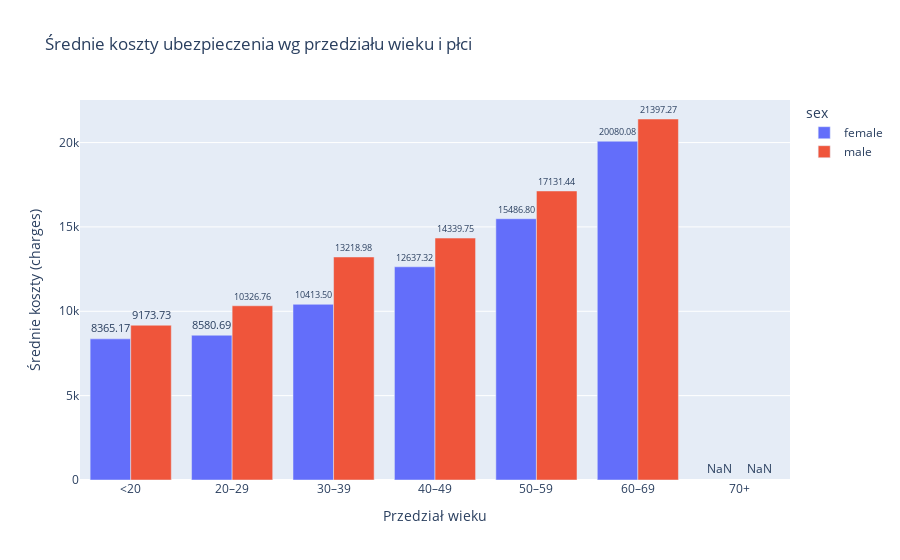

Source (notebook cell):
### Code cell
bins = [0, 20, 30, 40, 50, 60, 70, 100]
labels = ['<20', '20–29', '30–39', '40–49', '50–59', '60–69', '70+']
data['age_group'] = pd.cut(data['age'], bins=bins, labels=labels, right=False)

avg_by_age_sex = data.groupby(['age_group', 'sex'])['charges'].mean().reset_index()
avg_by_age_sex['sex'] = avg_by_age_sex['sex'].map({0: 'female', 1: 'male'})

fig_age_sex = px.bar(
    avg_by_age_sex, x='age_group', y='charges', color='sex', barmode='group',
    title="Średnie koszty ubezpieczenia wg przedziału wieku i płci",
    text='charges'
)
fig_age_sex.update_traces(texttemplate='%{text:.2f}', textposition='outside')
fig_age_sex.update_layout(xaxis_title="Przedział wieku", yaxis_title="Średnie koszty (charges)")
fig_age_sex.show()

### Figure 1 — Plotly figure (JSON) as saved in the notebook; plotly's stock layout.template omitted (floating-point values rounded to 4 significant figures)
{"data": [{"alignmentgroup": "True", "hovertemplate": "sex=female<br>age_group=%{x}<br>charges=%{text}<extra></extra>", "legendgroup": "female", "marker": {"color": "#636efa", "pattern": {"shape": ""}}, "name": "female", "offsetgroup": "female", "orientation": "v", "showlegend": true, "text": [8365.0, 8581.0, 10410.0, 12640.0, 15490.0, 20080.0, NaN], "textposition": "outside", "x": ["<20", "20–29", "30–39", "40–49", "50–59", "60–69", "70+"], "xaxis": "x", "y": [8365.0, 8581.0, 10410.0, 12640.0, 15490.0, 20080.0, NaN], "yaxis": "y", "type": "bar", "texttemplate": "%{text:.2f}"}, {"alignmentgroup": "True", "hovertemplate": "sex=male<br>age_group=%{x}<br>charges=%{text}<extra></extra>", "legendgroup": "male", "marker": {"color": "#EF553B", "pattern": {"shape": ""}}, "name": "male", "offsetgroup": "male", "orientation": "v", "showlegend": true, "text": [9174.0, 10330.0, 13220.0, 14340.0, 17130.0, 21400.0, NaN], "textposition": "outside", "x": ["<20", "20–29", "30–39", "40–49", "50–59", "60–69", "70+"], "xaxis": "x", "y": [9174.0, 10330.0, 13220.0, 14340.0, 17130.0, 21400.0, NaN], "yaxis": "y", "type": "bar", "texttemplate": "%{text:.2f}"}], "layout": {"xaxis": {"anchor": "y", "domain": [0.0, 1.0], "title": {"text": "Przedział wieku"}}, "yaxis": {"anchor": "x", "domain": [0.0, 1.0], "title": {"text": "Średnie koszty (charges)"}}, "legend": {"title": {"text": "sex"}, "tracegroupgap": 0}, "title": {"text": "Średnie koszty ubezpieczenia wg przedziału wieku i płci"}, "barmode": "group"}}
